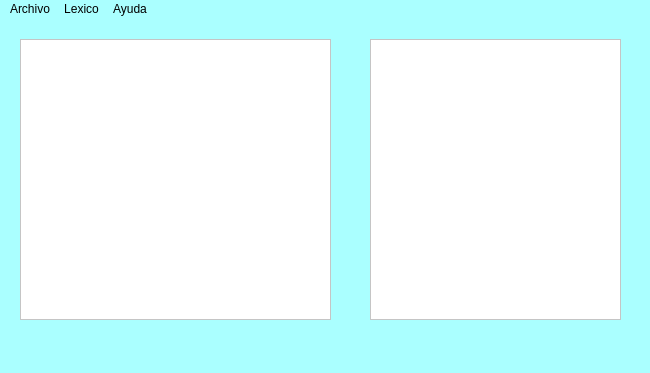
<?xml version="1.0" encoding="UTF-8"?>
<ui version="4.0">
 <class>MainWindow</class>
 <widget class="QMainWindow" name="MainWindow">
  <property name="geometry">
   <rect>
    <x>0</x>
    <y>0</y>
    <width>650</width>
    <height>373</height>
   </rect>
  </property>
  <property name="windowTitle">
   <string>AnalizadorLexico_LuisBarranco</string>
  </property>
  <property name="styleSheet">
   <string notr="true">background-color: rgb(170, 255, 255);
color: rgb(0, 0, 0);
font: 11pt &quot;Noto Serif Armenian&quot;;</string>
  </property>
  <widget class="QWidget" name="centralwidget">
   <widget class="QTextEdit" name="textEdit_code">
    <property name="geometry">
     <rect>
      <x>20</x>
      <y>20</y>
      <width>311</width>
      <height>281</height>
     </rect>
    </property>
    <property name="styleSheet">
     <string notr="true">background-color: rgb(255, 255, 255);
color: rgb(0, 0, 0);</string>
    </property>
    <property name="html">
     <string>&lt;!DOCTYPE HTML PUBLIC &quot;-//W3C//DTD HTML 4.0//EN&quot; &quot;http://www.w3.org/TR/REC-html40/strict.dtd&quot;&gt;
&lt;html&gt;&lt;head&gt;&lt;meta name=&quot;qrichtext&quot; content=&quot;1&quot; /&gt;&lt;style type=&quot;text/css&quot;&gt;
p, li { white-space: pre-wrap; }
&lt;/style&gt;&lt;/head&gt;&lt;body style=&quot; font-family:'Noto Serif Armenian'; font-size:11pt; font-weight:400; font-style:normal;&quot;&gt;
&lt;p style=&quot;-qt-paragraph-type:empty; margin-top:0px; margin-bottom:0px; margin-left:0px; margin-right:0px; -qt-block-indent:0; text-indent:0px; font-family:'MS Shell Dlg 2'; font-size:8.25pt;&quot;&gt;&lt;br /&gt;&lt;/p&gt;&lt;/body&gt;&lt;/html&gt;</string>
    </property>
   </widget>
   <widget class="QTextEdit" name="textEdit_Alexico">
    <property name="geometry">
     <rect>
      <x>370</x>
      <y>20</y>
      <width>251</width>
      <height>281</height>
     </rect>
    </property>
    <property name="styleSheet">
     <string notr="true">font: 8pt &quot;MS Mincho&quot;;
color: rgb(0, 0, 0);
background-color: rgb(255, 255, 255);</string>
    </property>
    <property name="html">
     <string>&lt;!DOCTYPE HTML PUBLIC &quot;-//W3C//DTD HTML 4.0//EN&quot; &quot;http://www.w3.org/TR/REC-html40/strict.dtd&quot;&gt;
&lt;html&gt;&lt;head&gt;&lt;meta name=&quot;qrichtext&quot; content=&quot;1&quot; /&gt;&lt;style type=&quot;text/css&quot;&gt;
p, li { white-space: pre-wrap; }
&lt;/style&gt;&lt;/head&gt;&lt;body style=&quot; font-family:'MS Mincho'; font-size:8pt; font-weight:400; font-style:normal;&quot;&gt;
&lt;p style=&quot;-qt-paragraph-type:empty; margin-top:0px; margin-bottom:0px; margin-left:0px; margin-right:0px; -qt-block-indent:0; text-indent:0px; font-family:'MS Shell Dlg 2'; font-size:8.25pt;&quot;&gt;&lt;br /&gt;&lt;/p&gt;&lt;/body&gt;&lt;/html&gt;</string>
    </property>
   </widget>
  </widget>
  <widget class="QMenuBar" name="menubar">
   <property name="geometry">
    <rect>
     <x>0</x>
     <y>0</y>
     <width>650</width>
     <height>25</height>
    </rect>
   </property>
   <widget class="QMenu" name="menuFile">
    <property name="title">
     <string>Archivo</string>
    </property>
    <addaction name="actionNuevo"/>
    <addaction name="actionAbrir"/>
    <addaction name="actionSave"/>
    <addaction name="actionSave_as"/>
    <addaction name="separator"/>
    <addaction name="separator"/>
    <addaction name="actionExit"/>
   </widget>
   <widget class="QMenu" name="menuLexico">
    <property name="title">
     <string>Lexico</string>
    </property>
    <addaction name="actionAnalizar"/>
   </widget>
   <widget class="QMenu" name="menuHelp">
    <property name="title">
     <string>Ayuda</string>
    </property>
    <addaction name="actionAbout"/>
    <addaction name="separator"/>
    <addaction name="actionAbout_Qt"/>
   </widget>
   <addaction name="menuFile"/>
   <addaction name="menuLexico"/>
   <addaction name="menuHelp"/>
  </widget>
  <widget class="QStatusBar" name="statusbar"/>
  <action name="actionAbrir">
   <property name="text">
    <string>Abrir</string>
   </property>
  </action>
  <action name="actionSave">
   <property name="text">
    <string>Guardar</string>
   </property>
  </action>
  <action name="actionSave_as">
   <property name="text">
    <string>Guardar como</string>
   </property>
  </action>
  <action name="actionExit">
   <property name="text">
    <string>Salir</string>
   </property>
  </action>
  <action name="actionAnalizar">
   <property name="text">
    <string>Analizar</string>
   </property>
  </action>
  <action name="actionAbout">
   <property name="text">
    <string>Acerca de</string>
   </property>
  </action>
  <action name="actionAbout_Qt">
   <property name="text">
    <string>Acerca de Qt</string>
   </property>
  </action>
  <action name="actionNuevo">
   <property name="text">
    <string>Nuevo</string>
   </property>
  </action>
 </widget>
 <resources/>
 <connections/>
</ui>
